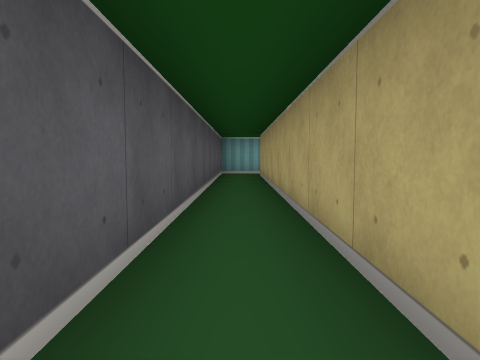
view 1 (above)

24 first-person views from a walk through a cub3D level. The camera is about half as high as the walls, tilts 4° down and sees 70° across. The floor is counted in squares. Each view is taken from the middle of a square. On the plan, view 1 faces up. The plan holds only what a view shows up to about 9 squares ahead; the rest is blank. The place goes on beyond the plan.

view 2
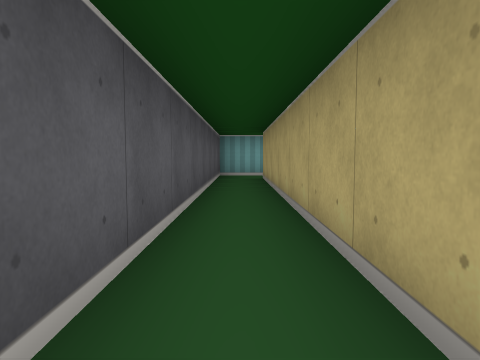

view 3
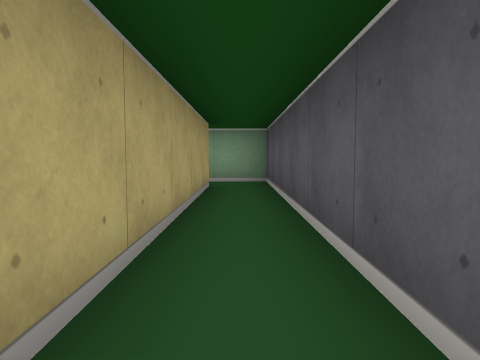

view 4
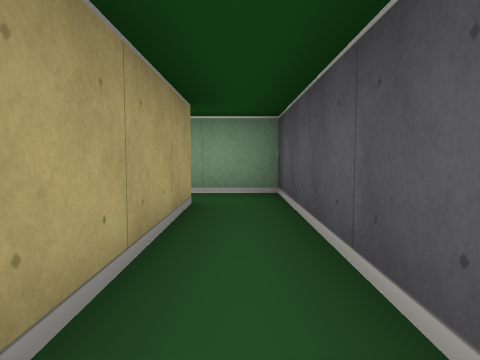

view 5
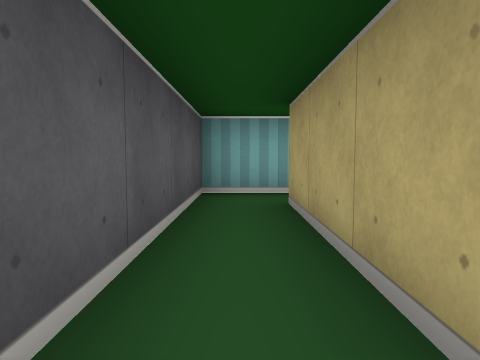

view 6
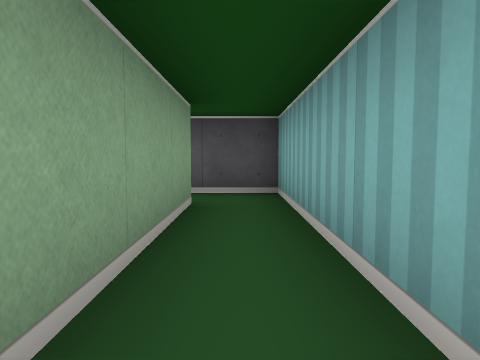

view 7
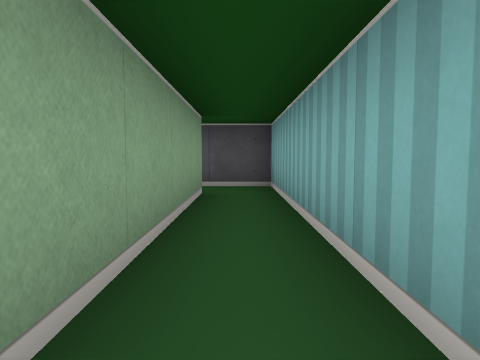

view 8
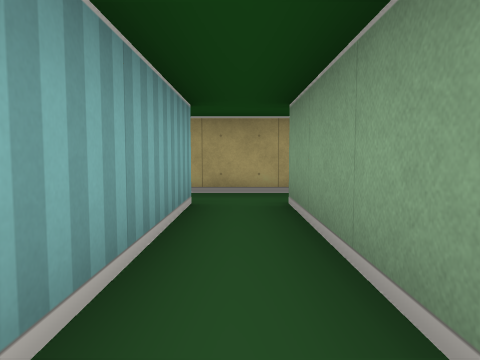

view 9
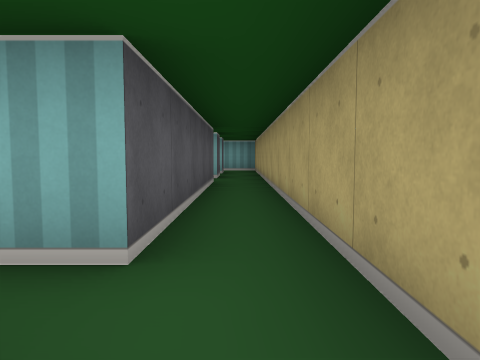

view 10
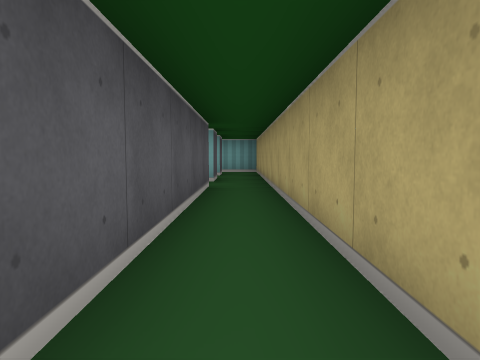

view 11
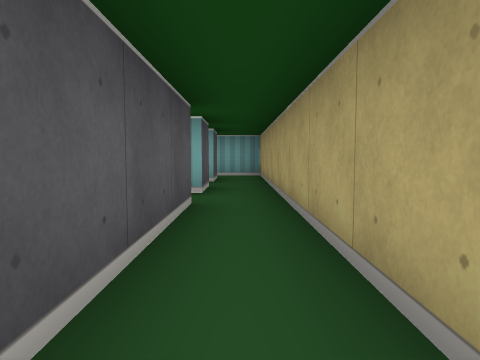

view 12
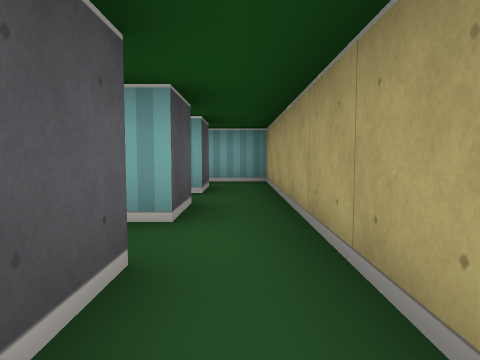

view 13
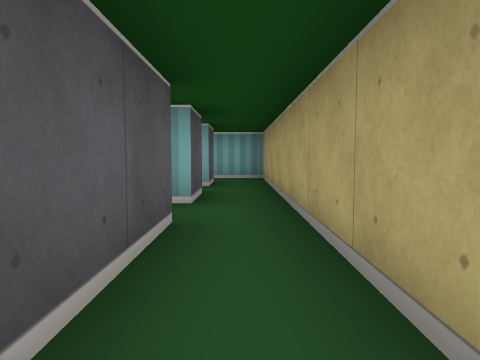

view 14
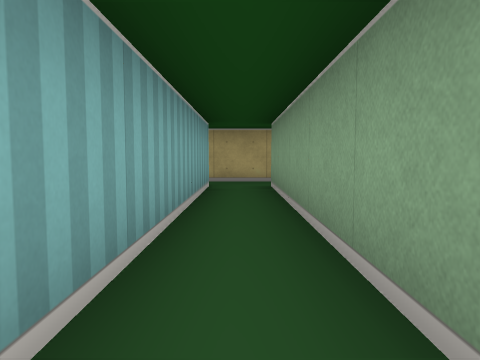

view 15
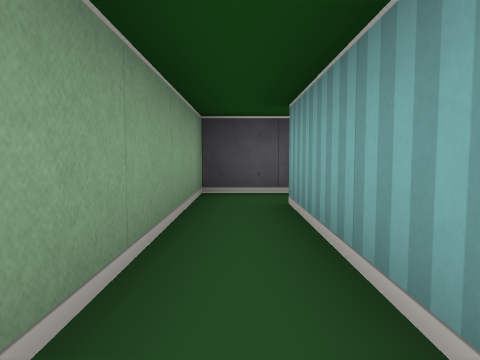

view 16
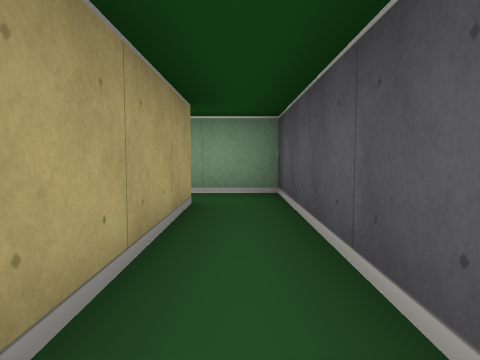

view 17
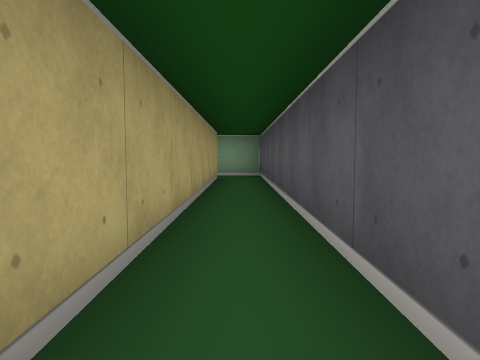

view 18
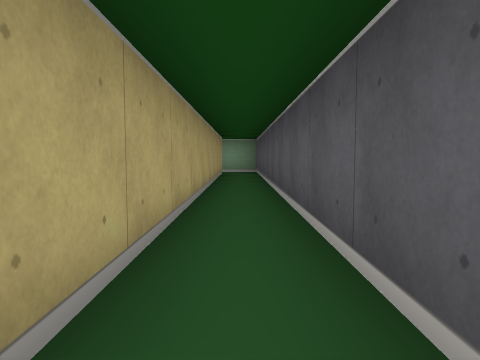

view 19
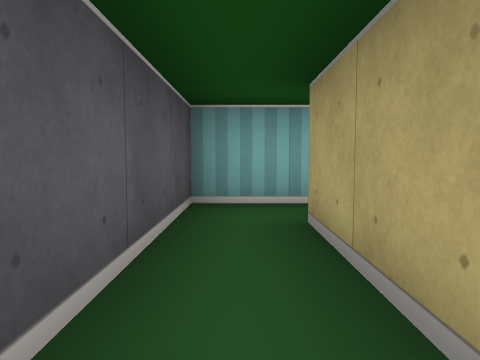

view 20
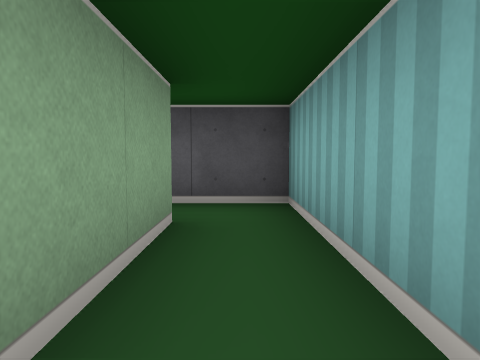

view 21
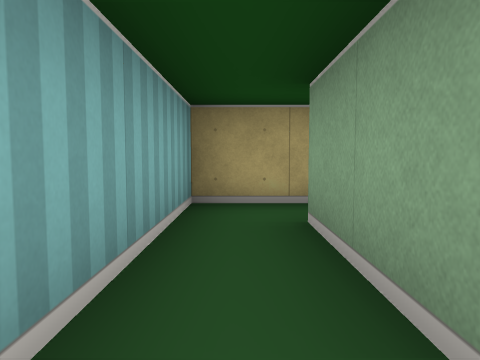

view 22
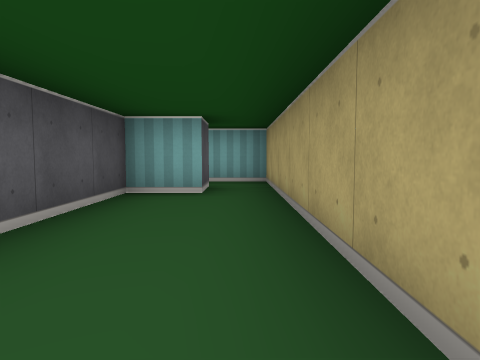

view 23
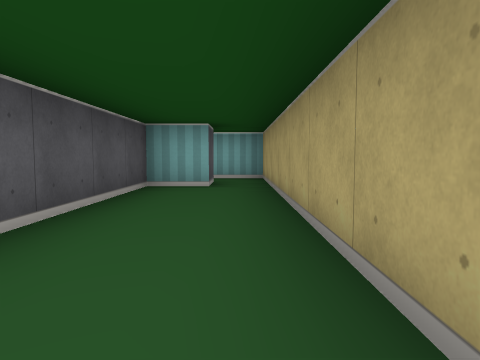

view 24
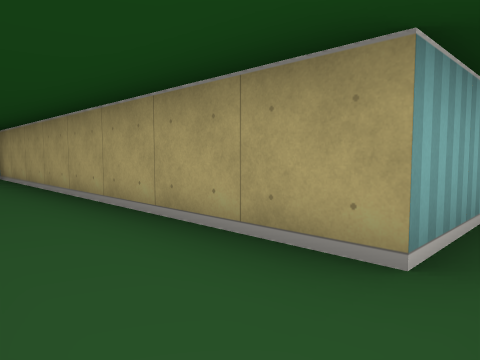

### Floor plan
Ten units are one square. View 1 is at (0, 0); x grows to the right and y downward. Boxes are objects, and circles mark ways between rooms. Rooms are numbered by the first view taken in them; rooms with no view inside come last. Other rooms are left out.
<svg viewBox="-30 -260 90 300">
<path fill="none" stroke="#000" d="M5 25 5 -85 45 -85M45 -95 -5 -95 -5 35 8 35M45 -145 45 -95M55 -82 55 -156M45 -155 -15 -155 -15 -245M-15 -255 -25 -255 -25 -145 45 -145M45 -185 45 -175 15 -175 15 -255 -15 -255M45 -165 45 -155M-15 -245 5 -245 5 -235 -5 -235 -5 -200M55 -156 55 -185M55 -185 55 -195 44 -195"/>
<circle cx="50" cy="-90" r="3" fill="#2a7"/>
<circle cx="40" cy="-150" r="3" fill="#2a7"/>
<circle cx="50" cy="-160" r="3" fill="#2a7"/>
<circle cx="-5" cy="-250" r="3" fill="#2a7"/>
<circle cx="50" cy="-180" r="3" fill="#2a7"/>
<text x="0" y="-40">1</text>
<text x="50" y="-120">2</text>
<text x="-20" y="-180">3</text>
<text x="10" y="-200">4</text>
<text x="50" y="-190">5</text>
</svg>
Room 1 opens to room 2. Room 2 opens to room 3. Room 2 opens to room 4. Room 3 opens to room 4. Room 4 opens to room 5.

Where each view was taken, in squares from view 1:
view 1: 0 up, 0 right, facing up
view 2: 1 up, 0 right, facing up
view 3: 3 up, 0 right, facing down
view 4: 1 up, 0 right, facing down
view 5: 5 up, 0 right, facing up
view 6: 9 up, 4 right, facing left
view 7: 9 up, 5 right, facing left
view 8: 9 up, 1 right, facing right
view 9: 8 up, 5 right, facing up
view 10: 9 up, 5 right, facing up
view 11: 11 up, 5 right, facing up
view 12: 13 up, 5 right, facing up
view 13: 12 up, 5 right, facing up
view 14: 15 up, 1 left, facing right
view 15: 15 up, 2 right, facing left
view 16: 19 up, 2 left, facing down
view 17: 23 up, 2 left, facing down
view 18: 25 up, 2 left, facing down
view 19: 22 up, 2 left, facing up
view 20: 25 up, 1 right, facing left
view 21: 25 up, 2 left, facing right
view 22: 19 up, 1 right, facing up
view 23: 18 up, 1 right, facing up
view 24: 17 up, 0 right, facing up-right
